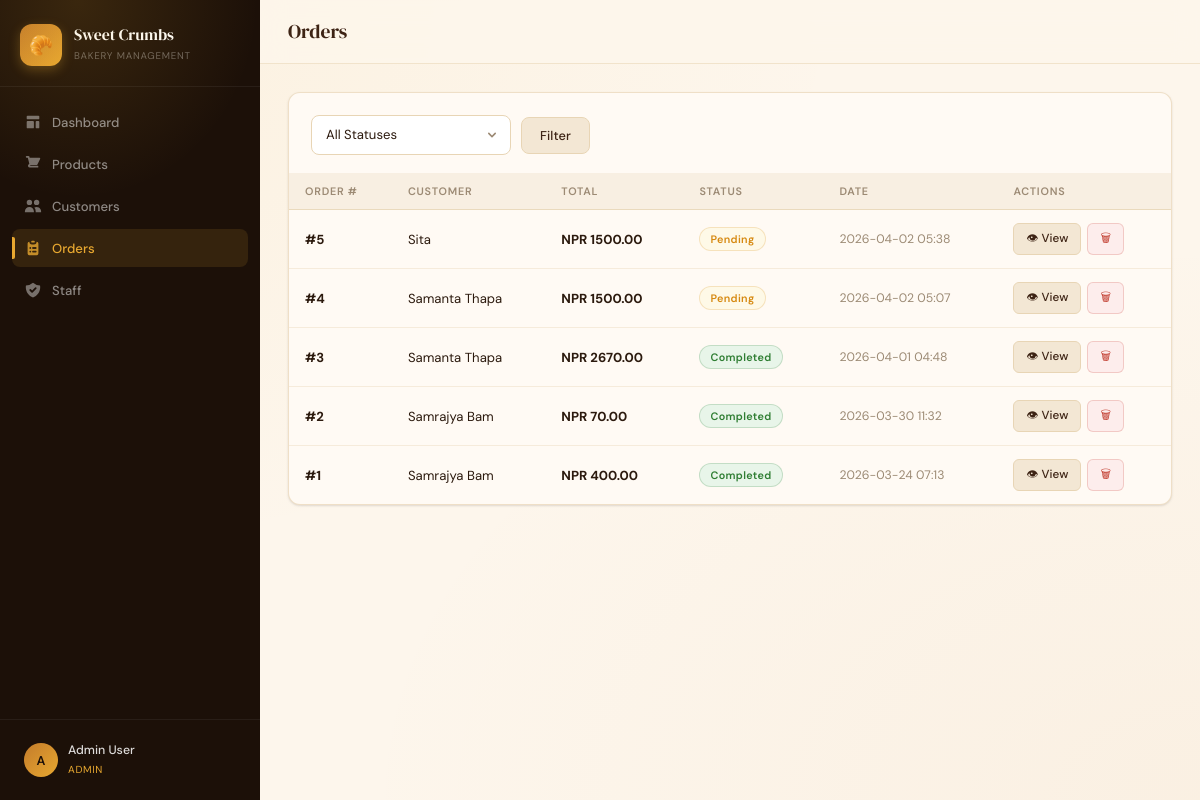
/orders (signed in), run on an earlier commit of the app's database.
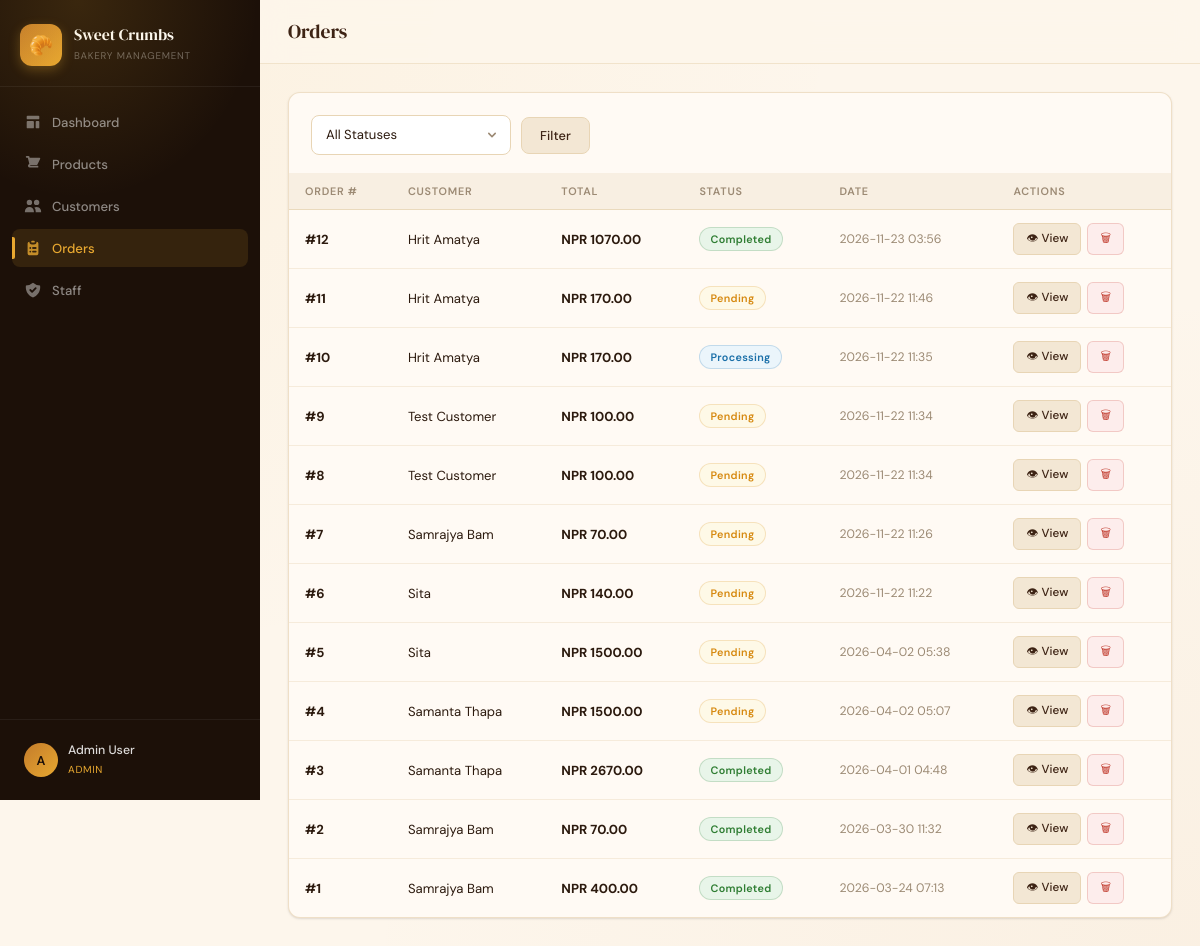
And on a later commit of the database.
### tables this page shows
CREATE TABLE "order" (
                id INTEGER PRIMARY KEY AUTOINCREMENT,
                customer_id INTEGER NOT NULL,
                total_price REAL NOT NULL DEFAULT 0,
                status TEXT NOT NULL DEFAULT 'pending',
                order_date TEXT DEFAULT CURRENT_TIMESTAMP, payment_status TEXT NOT NULL DEFAULT 'unpaid', payment_method TEXT, payment_pidx TEXT, payment_txn_id TEXT, stock_restored INTEGER NOT NULL DEFAULT 0,
                FOREIGN KEY (customer_id) REFERENCES customer(id)
            );

CREATE TABLE customer (
                id INTEGER PRIMARY KEY AUTOINCREMENT,
                name TEXT NOT NULL,
                email TEXT UNIQUE NOT NULL,
                phone TEXT,
                address TEXT,
                created_at TEXT DEFAULT CURRENT_TIMESTAMP
            , password_hash TEXT, active INTEGER NOT NULL DEFAULT 1);

### app.py (the view)
@app.route('/orders')
@requires_permission('orders')
def orders():
    try:
        conn = get_db()
        status_filter = request.args.get('status', '')
        query = '''SELECT o.id, c.name as customer_name, o.total_price, o.status, o.order_date
                   FROM "order" o JOIN customer c ON o.customer_id = c.id WHERE 1=1'''
        params = []
        if status_filter:
            query += " AND o.status=?"
            params.append(status_filter)
        query += " ORDER BY o.order_date DESC"
        orders = conn.execute(query, params).fetchall()
        cart_items, cart_total, cart_count = build_cart_details(conn)
        conn.close()
        return render_template('orders.html', orders=orders, status_filter=status_filter,
                               cart_items=cart_items, cart_total=cart_total, cart_count=cart_count)
    except Exception as e:
        logger.error(f'Orders page error: {e}')
        flash('Error loading orders.', 'danger')
        return redirect(url_for('index'))

### app.py (called while the page is built, shortened)
def get_db():
    try:
        conn = sqlite3.connect(DB_PATH)
        conn.row_factory = sqlite3.Row
        return conn
    except sqlite3.Error as e:
        logger.error(f'Database connection error: {e}')
        raise

def get_cart():
    cart = session.get('cart', {})
    if not isinstance(cart, dict):
        cart = {}
    cleaned = {}
    if cleaned != cart:
        session['cart'] = cleaned
        session.modified = True
    return cleaned

def build_cart_details(conn):
    cart = get_cart()
    items = []
    total = 0.0
    item_count = 0
    items.sort(key=lambda item: item['name'].lower())
    return items, total, item_count

### templates/orders.html (shortened to what this page needs)
{% extends 'base.html' %}
{% block page_title %}Orders{% endblock %}
{% block content %}
<div class="card">
  <div class="card-body" style="padding-bottom:0">
    <form method="get" class="search-bar">
      <select name="status" class="form-control" style="max-width:200px">
        <option value="">All Statuses</option>
      </select>
      <button type="submit" class="btn btn-secondary">Filter</button>
    </form>
  </div>
  <div class="table-wrap">
    <table>
      <thead>
        <tr>
          <th>Order #</th><th>Customer</th><th>Total</th><th>Status</th><th>Date</th><th>Actions</th>
        </tr>
      </thead>
      <tbody>
        {% for o in orders %}
        <tr>
          <td><strong>#{{ o.id }}</strong></td>
          <td>{{ o.customer_name }}</td>
          <td><strong>NPR {{ "%.2f"|format(o.total_price) }}</strong></td>
          <td><span class="badge badge-{{ o.status }}">{{ o.status.title() }}</span></td>
          <td style="color:var(--muted);font-size:0.82rem">{{ o.order_date[:16] }}</td>
          <td>
            <div style="display:flex;gap:6px;align-items:center">
              <a href="{{ url_for('order_detail', oid=o.id) }}" class="btn btn-secondary btn-sm">👁 View</a>
              <form method="post" action="{{ url_for('delete_order', oid=o.id) }}" style="display:inline"
                    onsubmit="return confirm('Delete order #{{ o.id }}? Stock will be restored.')">
                <button class="btn btn-danger btn-sm">🗑</button>
              </form>
            </div>
          </td>
        </tr>
        {% else %}
        <tr><td colspan="6" style="text-align:center;color:var(--muted);padding:40px">No orders found.</td></tr>
        {% endfor %}
      </tbody>
    </table>
  </div>
</div>
{% endblock %}

What changed in the data, as far as the page shows it:
added order: id "12", customer_name "Hrit Amatya", total_price "1070.00", status "Completed", order_date "2026-11-23 03:56"
added order: id "11", customer_name "Hrit Amatya", total_price "170.00", status "Pending", order_date "2026-11-22 11:46"
added order: id "10", customer_name "Hrit Amatya", total_price "170.00", status "Processing", order_date "2026-11-22 11:35"
added order: id "9", customer_name "Test Customer", total_price "100.00", status "Pending", order_date "2026-11-22 11:34"
added order: id "8", customer_name "Test Customer", total_price "100.00", status "Pending", order_date "2026-11-22 11:34"
added order: id "7", customer_name "Samrajya Bam", total_price "70.00", status "Pending", order_date "2026-11-22 11:26"
added order: id "6", customer_name "Sita", total_price "140.00", status "Pending", order_date "2026-11-22 11:22"
